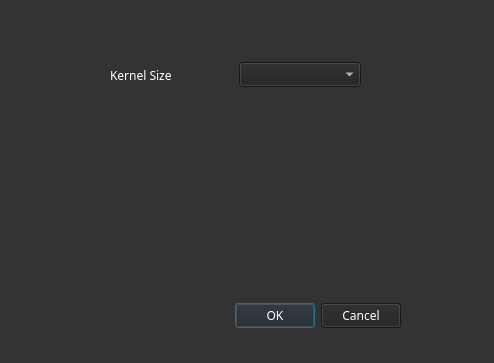
<?xml version="1.0" encoding="UTF-8"?>
<ui version="4.0">
 <class>Dialog</class>
 <widget class="QDialog" name="Dialog">
  <property name="geometry">
   <rect>
    <x>0</x>
    <y>0</y>
    <width>494</width>
    <height>363</height>
   </rect>
  </property>
  <property name="windowTitle">
   <string>Dialog</string>
  </property>
  <property name="styleSheet">
   <string notr="true">background: rgb(51, 51,51);
color: rgb(255, 255, 255);

font-family: century gothic;


</string>
  </property>
  <widget class="QDialogButtonBox" name="buttonBox">
   <property name="geometry">
    <rect>
     <x>60</x>
     <y>300</y>
     <width>341</width>
     <height>32</height>
    </rect>
   </property>
   <property name="styleSheet">
    <string notr="true">background-color: rgb(34, 34, 34);</string>
   </property>
   <property name="orientation">
    <enum>Qt::Horizontal</enum>
   </property>
   <property name="standardButtons">
    <set>QDialogButtonBox::Cancel|QDialogButtonBox::Ok</set>
   </property>
  </widget>
  <widget class="QWidget" name="layoutWidget">
   <property name="geometry">
    <rect>
     <x>110</x>
     <y>60</y>
     <width>251</width>
     <height>30</height>
    </rect>
   </property>
   <layout class="QHBoxLayout" name="horizontalLayout">
    <item>
     <widget class="QLabel" name="label">
      <property name="text">
       <string>Kernel Size</string>
      </property>
     </widget>
    </item>
    <item>
     <widget class="QComboBox" name="comboBox_kernelSize">
      <property name="styleSheet">
       <string notr="true">background-color: rgb(34, 34, 34);</string>
      </property>
     </widget>
    </item>
   </layout>
  </widget>
 </widget>
 <resources/>
 <connections>
  <connection>
   <sender>buttonBox</sender>
   <signal>accepted()</signal>
   <receiver>Dialog</receiver>
   <slot>accept()</slot>
   <hints>
    <hint type="sourcelabel">
     <x>248</x>
     <y>254</y>
    </hint>
    <hint type="destinationlabel">
     <x>157</x>
     <y>274</y>
    </hint>
   </hints>
  </connection>
  <connection>
   <sender>buttonBox</sender>
   <signal>rejected()</signal>
   <receiver>Dialog</receiver>
   <slot>reject()</slot>
   <hints>
    <hint type="sourcelabel">
     <x>316</x>
     <y>260</y>
    </hint>
    <hint type="destinationlabel">
     <x>286</x>
     <y>274</y>
    </hint>
   </hints>
  </connection>
 </connections>
</ui>
